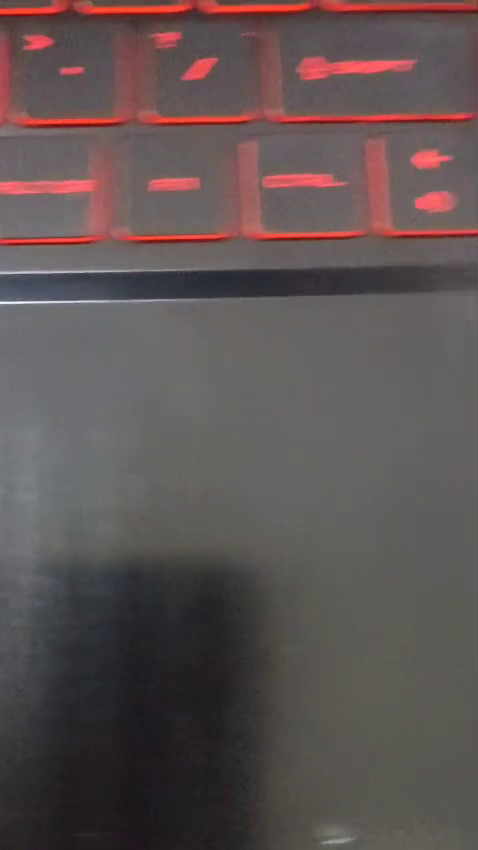
#> input picture frame 40 of test.mp4, 478 x 850 px
$ python tracker.py
#> lines starting #> are read from the running program, lines starting #| are printed output that depends on the picture
import cv2
import numpy as np
import matplotlib.pyplot as plt
import time
from datetime import datetime
from visualize import visualize_trajectory

record_path = []

def initialize_tracker(video_path):
    """Initialize video capture and tracking variables"""
    # Initialize video capture
    cap = cv2.VideoCapture(video_path)  # Use 0 for default camera

    # Get initial frame dimensions
    ret, first_frame = cap.read()
    if not ret:
        raise Exception("Could not access camera")

    height, width = first_frame.shape[:2]

    # Initialize tracking path starting at (0,0)
    current_position = np.array([0.0, 0.0])  # Start at origin (0,0)
    path = [(current_position[0], current_position[1])]

    # Parameters for Shi-Tomasi corner detection
    feature_params = dict(
        maxCorners=100,
        qualityLevel=0.3,
        minDistance=7,
        blockSize=7
    )

    # Parameters for Lucas-Kanade optical flow
    lk_params = dict(
        winSize=(15, 15),
        maxLevel=2,
        criteria=(cv2.TERM_CRITERIA_EPS | cv2.TERM_CRITERIA_COUNT, 10, 0.03)
    )

    # Initialize plot
    plt.ion()
    fig, ax = plt.subplots()
    line, = ax.plot([0], [0], 'b-')
    ax.set_xlim(-50, 50)  # Set initial view range
    ax.set_ylim(-50, 50)
    ax.invert_yaxis()  # Invert Y axis to match image coordinates
    ax.grid(True)
    ax.axhline(y=0, color='k', linestyle='-', alpha=0.3)
    ax.axvline(x=0, color='k', linestyle='-', alpha=0.3)

    # Initialize previous frame data (will be set in first call to process_frame)
    prev_gray = None
    prev_corners = None

    # Last reported time
    last_report_time = time.time()

    return cap, height, width, path, current_position, feature_params, lk_params, fig, ax, line, prev_gray, prev_corners, last_report_time

def crop_frame(frame):
    if frame is not None:
        y, x, c = frame.shape
    else:
        print("AttributeError: 'NoneType' object has no attribute 'shape'.")
        return False
    frame = frame[int((y/5)*2):int((y/5)*3), int((x/5)*2):int((x/5)*3)]
    return frame

def process_frame(cap, height, width, path, current_position, feature_params, lk_params, fig, ax, line, prev_gray, prev_corners, last_report_time):
    """Process a single frame of video"""
    ret, frame = cap.read()

    # frame = crop_frame(frame)  # Uncomment if you want to use cropping

    if not ret:
        return False, path, current_position, prev_gray, prev_corners, last_report_time

    # Convert frame to grayscale
    gray = cv2.cvtColor(frame, cv2.COLOR_BGR2GRAY)

    # Find corners in the frame
    corners = cv2.goodFeaturesToTrack(gray, mask=None, **feature_params)

    if corners is None:
        return True, path, current_position, gray, corners, last_report_time

    # Calculate optical flow
    if prev_gray is not None and prev_corners is not None:
        new_corners, status, error = cv2.calcOpticalFlowPyrLK(
            prev_gray, gray, prev_corners, None, **lk_params
        )

        # Filter out points where the flow wasn't found
        good_new = new_corners[status == 1]
        good_old = prev_corners[status == 1]

        if len(good_new) > 0 and len(good_old) > 0:
            # Calculate average movement
            movement = np.mean(good_new - good_old, axis=0)

            # Scale down movement for better stability (adjust as needed)
            scale_factor = 0.5
            movement *= scale_factor

            # Update current position
            # current_position += movement
            current_position += np.array([-movement[0], movement[1]])  # To invert left-right
            path.append((current_position[0], current_position[1]))

            # Update plot
            path_array = np.array(path)
            line.set_xdata(path_array[:, 0])
            line.set_ydata(path_array[:, 1])

            # Adjust plot limits if necessary
            x_min, x_max = ax.get_xlim()
            y_min, y_max = ax.get_ylim()

            if current_position[0] < x_min + 10:
                ax.set_xlim(x_min - 20, x_max)
            elif current_position[0] > x_max - 10:
                ax.set_xlim(x_min, x_max + 20)

            if current_position[1] < y_min + 10:
                ax.set_ylim(y_min - 20, y_max)
            elif current_position[1] > y_max - 10:
                ax.set_ylim(y_min, y_max + 20)

            fig.canvas.draw()
            fig.canvas.flush_events()

            record_path.append((current_position[0],current_position[1], str(datetime.now().time())))

            # Report current position every second
            current_time = time.time()
            if current_time - last_report_time >= 1.0:  # Report every second
                print(f"Current position: ({current_position[0]:.2f}, {current_position[1]:.2f})")
                last_report_time = current_time

            # Draw movement vectors on frame
            for new, old in zip(good_new, good_old):
                a, b = new.ravel()
                c, d = old.ravel()
                cv2.line(frame, (int(a), int(b)), (int(c), int(d)), (0, 255, 0), 2)
                cv2.circle(frame, (int(a), int(b)), 3, (0, 0, 255), -1)

            # Show current position on frame
            position_text = f"Position: ({current_position[0]:.2f}, {current_position[1]:.2f})"
            cv2.putText(frame, position_text, (10, 30), cv2.FONT_HERSHEY_SIMPLEX,
                       0.7, (0, 0, 255), 2, cv2.LINE_AA)

        cv2.imshow('Camera Track', frame)

    # Update previous frame and corners
    prev_gray = gray
    prev_corners = cv2.goodFeaturesToTrack(gray, mask=None, **feature_params)

    return True, path, current_position, prev_gray, prev_corners, last_report_time, record_path

def run_tracker():
    """Main function to run the camera tracker"""
    video_path = "test.mp4"
    # Initialize all variables
    cap, height, width, path, current_position, feature_params, lk_params, fig, ax, line, prev_gray, prev_corners, last_report_time = initialize_tracker(video_path)
#> in initialize_tracker, first_frame is the input picture: shape (850, 478, 3); mean B, G, R 82.8, 82.9, 94.6

    try:
        while True:
            # Process frame and update variables
            continue_processing, path, current_position, prev_gray, prev_corners, last_report_time, recorded_path = process_frame(
                cap, height, width, path, current_position,
                feature_params, lk_params, fig, ax, line, prev_gray, prev_corners, last_report_time
            )

            if not continue_processing:
                break

            if cv2.waitKey(1) & 0xFF == ord('q'):
                break

            # Return current position (you can capture this in another script)
            # This is already printed to console but could be returned or saved to file

    finally:
        # Print final position
        print(f"Final position: ({current_position[0]:.2f}, {current_position[1]:.2f})")
        cap.release()
        cv2.destroyAllWindows()
        plt.close()
        return current_position, recorded_path  # Return the final position

def get_current_position():
    """Function to get the current camera position"""
    return run_tracker()

def main():
    final_position, saved_path = run_tracker()
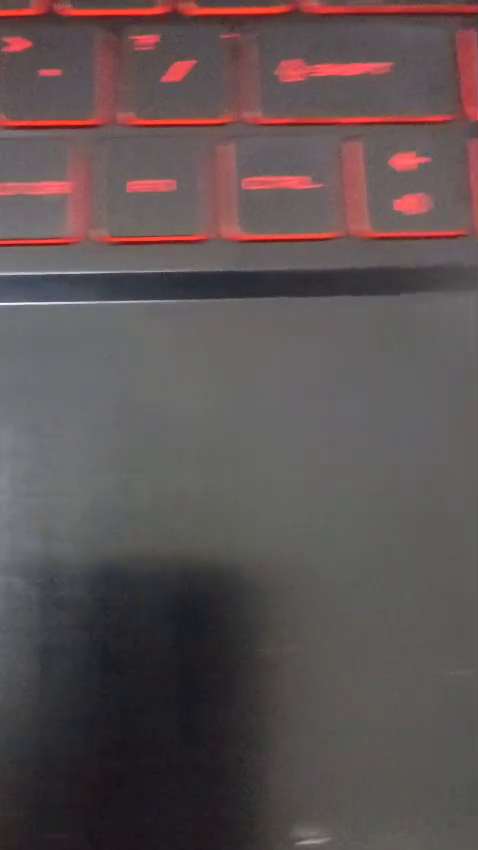
#> input picture frame 41 of test.mp4, 478 x 850 px
#> in process_frame, frame is the input picture: shape (850, 478, 3); mean B, G, R 82.8, 82.2, 93.6
#> in process_frame, `gray = cv2.cvtColor(frame, cv2.COLOR_BGR2GRAY)`:
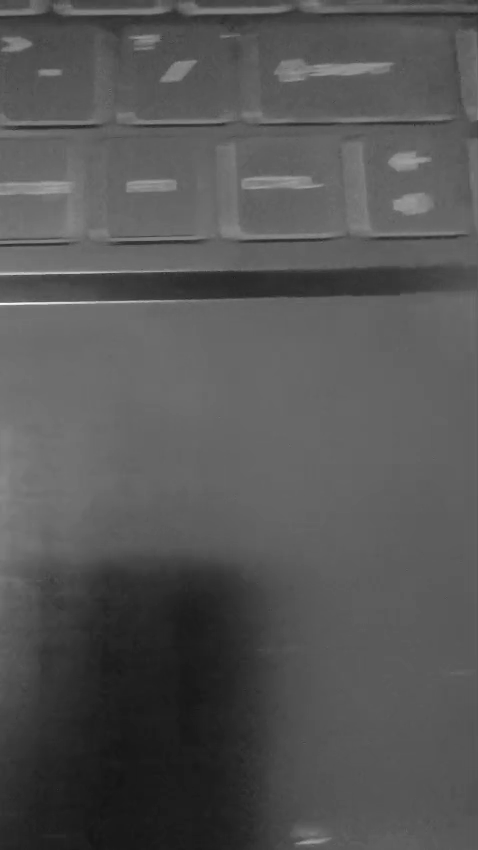
#> gray: shape (850, 478); min 20, max 249, mean 85.6
#> in process_frame, `corners = cv2.goodFeaturesToTrack(gray, mask=None, **feature_params)`: corners = 26 rows, first 8: [30, 44], [39, 73], [162, 79], [60, 72], [1, 49], [194, 62], [157, 37], [128, 189]
#> in process_frame, `prev_corners = cv2.goodFeaturesToTrack(gray, mask=None, **feature_para..`: prev_corners has the same summary as corners
#> in run_tracker, `continue_processing, path, current_position, prev_gray, prev_corners, ..`: continue_processing = True; prev_corners has the same summary as corners in process_frame; recorded_path = []
#> (key q is pressed here)
#| Final position: (0.00, 0.00)
#> in run_tracker, `plt.close()`:
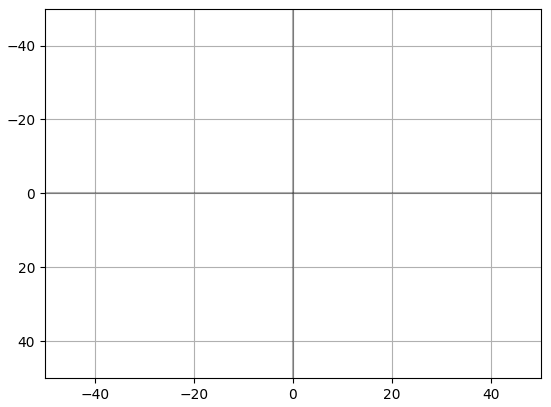
#> figure drawn by matplotlib, 1 panel
#> final_position = [0, 0]; saved_path = []
    print(f"Tracker finished at position: {final_position}")
#| Tracker finished at position: [0. 0.]
    print(f"{saved_path}")
    print("\nVisuals - \n")
    # ani = visualize_trajectory(saved_path)


if __name__ == "__main__":
    main()

$ run again, starting later in the video
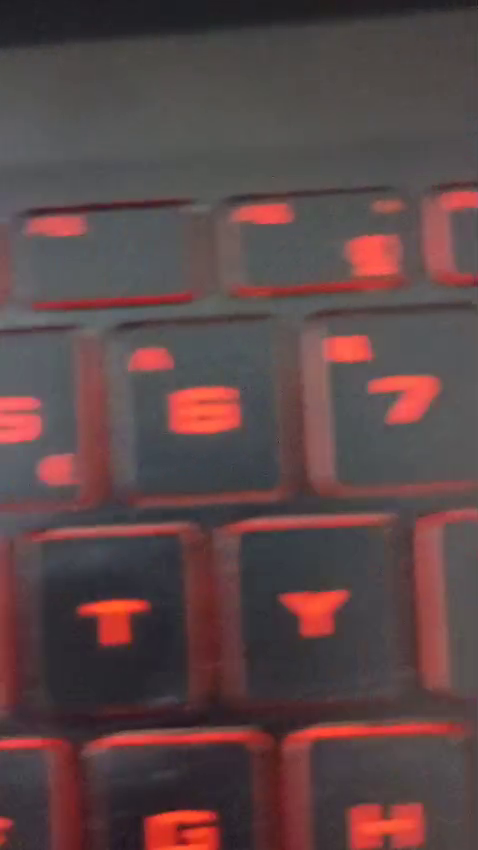
#> input picture frame 181 of test.mp4, 478 x 850 px
#> in initialize_tracker, first_frame is the input picture: shape (850, 478, 3); mean B, G, R 71.4, 70.2, 92.4
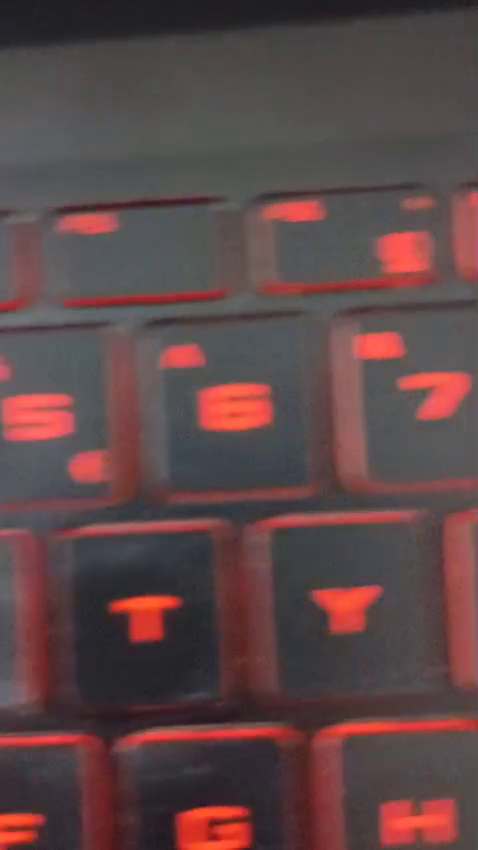
#> input picture frame 182 of test.mp4, 478 x 850 px
#> in process_frame, frame is the input picture: shape (850, 478, 3); mean B, G, R 71.6, 70.5, 94.1
#> in process_frame, `gray = cv2.cvtColor(frame, cv2.COLOR_BGR2GRAY)`:
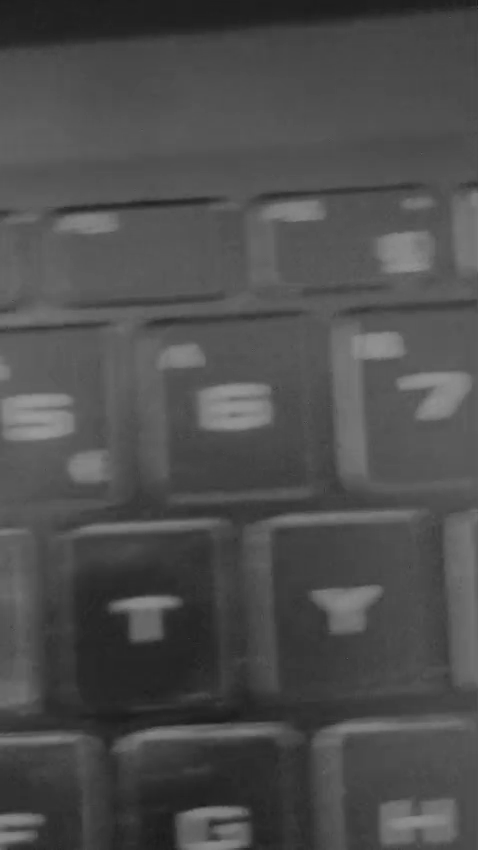
#> gray: shape (850, 478); min 26, max 153, mean 77.6
#> corners = 32 rows, first 8: [244, 812], [219, 837], [215, 830], [314, 593], [175, 601], [41, 819], [113, 606], [247, 844]
#> in process_frame, `prev_corners = cv2.goodFeaturesToTrack(gray, mask=None, **feature_para..`: prev_corners has the same summary as corners
#> in run_tracker, `continue_processing, path, current_position, prev_gray, prev_corners, ..`: continue_processing = True; prev_corners has the same summary as corners in process_frame; recorded_path = []
#| Final position: (0.00, 0.00)
#> final_position = [0, 0]; saved_path = []
#| Tracker finished at position: [0. 0.]

$ run again, starting later in the video
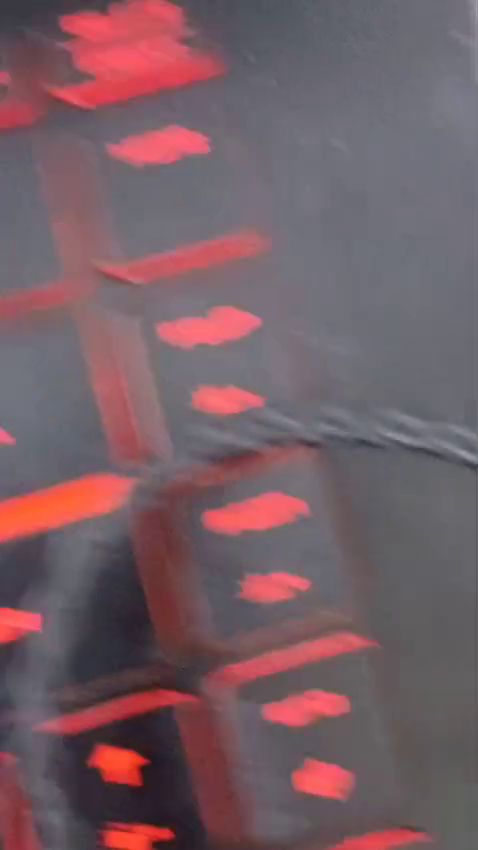
#> input picture frame 322 of test.mp4, 478 x 850 px
#> in initialize_tracker, first_frame is the input picture: shape (850, 478, 3); mean B, G, R 100.4, 93.3, 118.3
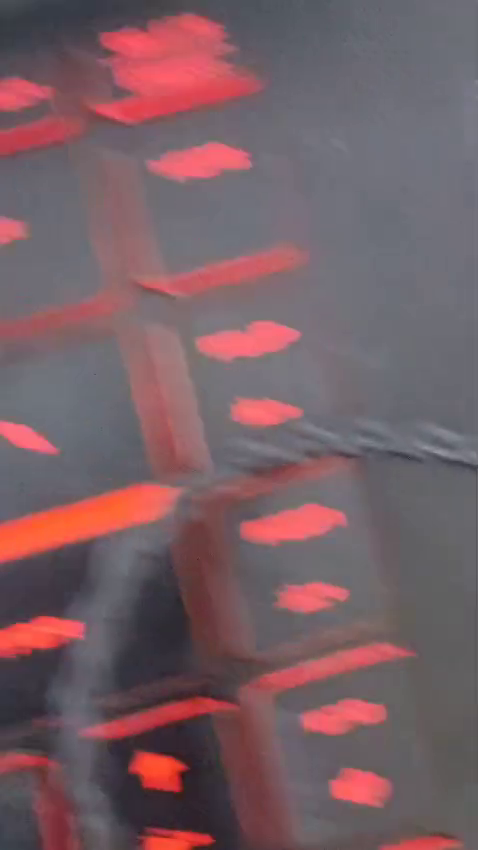
#> input picture frame 323 of test.mp4, 478 x 850 px
#> in process_frame, frame is the input picture: shape (850, 478, 3); mean B, G, R 100.4, 94.1, 119.9
#> in process_frame, `gray = cv2.cvtColor(frame, cv2.COLOR_BGR2GRAY)`:
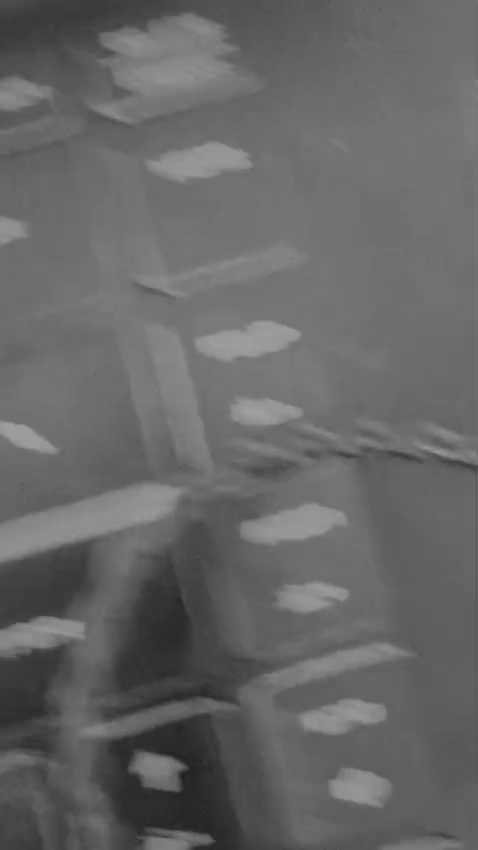
#> gray: shape (850, 478); min 29, max 161, mean 102.5
#> corners = [[212, 840], [184, 767], [179, 789], [144, 839], [180, 774], [144, 785], [131, 769], [249, 165], [83, 624], [330, 782], [32, 650], [298, 334]]
#> in process_frame, `prev_corners = cv2.goodFeaturesToTrack(gray, mask=None, **feature_para..`: prev_corners has the same summary as corners
#> in run_tracker, `continue_processing, path, current_position, prev_gray, prev_corners, ..`: continue_processing = True; prev_corners has the same summary as corners in process_frame; recorded_path = []
#| Final position: (0.00, 0.00)
#> final_position = [0, 0]; saved_path = []
#| Tracker finished at position: [0. 0.]
